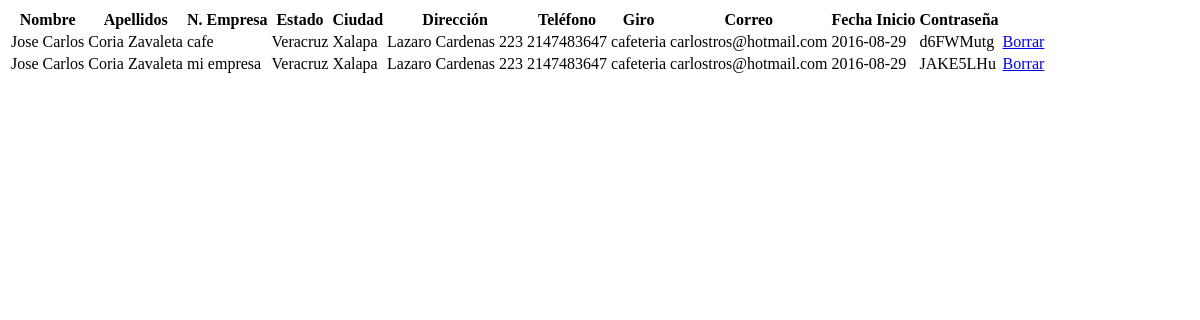
The page /rp/admClientes.php on the database its author committed.
### tables this page shows
CREATE TABLE IF NOT EXISTS `tb_cliente` (
  `id_cl` int(11) NOT NULL,
  `nom_cl` varchar(45) NOT NULL,
  `ap_cl` varchar(45) NOT NULL,
  `nom_emp_cl` varchar(45) NOT NULL,
  `edo_cl` varchar(45) NOT NULL,
  `cd_cl` varchar(45) NOT NULL,
  `dir_cl` varchar(45) NOT NULL,
  `tel_cl` int(45) NOT NULL,
  `giro_cl` varchar(45) NOT NULL,
  `correo_cl` varchar(45) NOT NULL,
  `fecha_ini_cl` date NOT NULL,
  `contra_cl` varchar(25) NOT NULL,
  `id_rp` int(11) NOT NULL,
  `id_adm` int(11) NOT NULL
);

### rp/admClientes.php (the view, shortened to what this page needs)
<?php
	include '../settingsDB/conDB.php';
	?>
	<?php
	$resultado = $conn->query("SELECT id_cl, nom_cl,ap_cl, nom_emp_cl, edo_cl, cd_cl, dir_cl, tel_cl, giro_cl, correo_cl, fecha_ini_cl,contra_cl FROM tb_cliente");
	echo '<div class="table-responsive">';
	echo '<table  class="table table-responsive">';
	echo "<tr><th>Nombre</th><th>Apellidos</th><th>N. Empresa</th><th>Estado</th><th>Ciudad</th><th>Dirección</th><th>Teléfono</th><th>Giro</th><th>Correo</th><th>Fecha Inicio</th><th>Contraseña</th></tr>";
	while($fila = $resultado->fetch_assoc()){
		echo '<tr>';
		echo '<td>'.$fila["nom_cl"].'</td>';
		echo '<td>'.$fila["ap_cl"].'</td>';
		echo '<td>'.$fila["nom_emp_cl"].'</td>';
		echo '<td>'.$fila["edo_cl"].'</td>';
		echo '<td>'.$fila["cd_cl"].'</td>';
		echo '<td>'.$fila["dir_cl"].'</td>';
		echo '<td>'.$fila["tel_cl"].'</td>';
		echo '<td>'.$fila["giro_cl"].'</td>';
		echo '<td>'.$fila["correo_cl"].'</td>';
		echo '<td>'.$fila["fecha_ini_cl"].'</td>';
		echo '<td>'.$fila["contra_cl"].'</td>';
		echo '<td><a class="btn btn-danger" href="eliminarDatos.php?id='.$fila["id_cl"].'&idborrar=3">Borrar</a></td></tr>';
	}
	echo "</table>";
	echo "</div>";
 ?>

### rows shown on the page
tb_cliente: nom_cl "Jose Carlos", ap_cl "Coria Zavaleta", nom_emp_cl "cafe", edo_cl "Veracruz", cd_cl "Xalapa", dir_cl "Lazaro Cardenas 223", tel_cl "2147483647", giro_cl "cafeteria", correo_cl "carlostros@hotmail.com", fecha_ini_cl "2016-08-29", contra_cl "d6FWMutg"
tb_cliente: nom_cl "Jose Carlos", ap_cl "Coria Zavaleta", nom_emp_cl "mi empresa", edo_cl "Veracruz", cd_cl "Xalapa", dir_cl "Lazaro Cardenas 223", tel_cl "2147483647", giro_cl "cafeteria", correo_cl "carlostros@hotmail.com", fecha_ini_cl "2016-08-29", contra_cl "JAKE5LHu"
